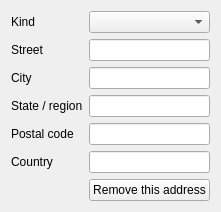
<?xml version="1.0" encoding="UTF-8"?>
<ui version="4.0">
 <class>ContactAddress</class>
 <widget class="QWidget" name="ContactAddress">
  <layout class="QFormLayout" name="fields">
   <item row="0" column="0">
    <widget class="QLabel" name="kindLabel">
     <property name="text">
      <string>Kind</string>
     </property>
     <property name="buddy">
      <cstring>kind</cstring>
     </property>
    </widget>
   </item>
   <item row="0" column="1">
    <widget class="QComboBox" name="kind" />
   </item>
   <item row="1" column="0">
    <widget class="QLabel" name="streetLabel">
     <property name="text">
      <string>Street</string>
     </property>
     <property name="buddy">
      <cstring>street</cstring>
     </property>
    </widget>
   </item>
   <item row="1" column="1">
    <widget class="QLineEdit" name="street" />
   </item>
   <item row="2" column="0">
    <widget class="QLabel" name="localityLabel">
     <property name="text">
      <string>City</string>
     </property>
     <property name="buddy">
      <cstring>locality</cstring>
     </property>
    </widget>
   </item>
   <item row="2" column="1">
    <widget class="QLineEdit" name="locality" />
   </item>
   <item row="3" column="0">
    <widget class="QLabel" name="regionLabel">
     <property name="text">
      <string>State / region</string>
     </property>
     <property name="buddy">
      <cstring>region</cstring>
     </property>
    </widget>
   </item>
   <item row="3" column="1">
    <widget class="QLineEdit" name="region" />
   </item>
   <item row="4" column="0">
    <widget class="QLabel" name="postalCodeLabel">
     <property name="text">
      <string>Postal code</string>
     </property>
     <property name="buddy">
      <cstring>postalCode</cstring>
     </property>
    </widget>
   </item>
   <item row="4" column="1">
    <widget class="QLineEdit" name="postalCode" />
   </item>
   <item row="5" column="0">
    <widget class="QLabel" name="countryLabel">
     <property name="text">
      <string>Country</string>
     </property>
     <property name="buddy">
      <cstring>country</cstring>
     </property>
    </widget>
   </item>
   <item row="5" column="1">
    <widget class="QLineEdit" name="country" />
   </item>
   <item row="6" column="1">
    <widget class="QPushButton" name="remove">
     <property name="text">
      <string>Remove this address</string>
     </property>
    </widget>
   </item>
  </layout>
 </widget>
 <resources />
 <connections />
</ui>
